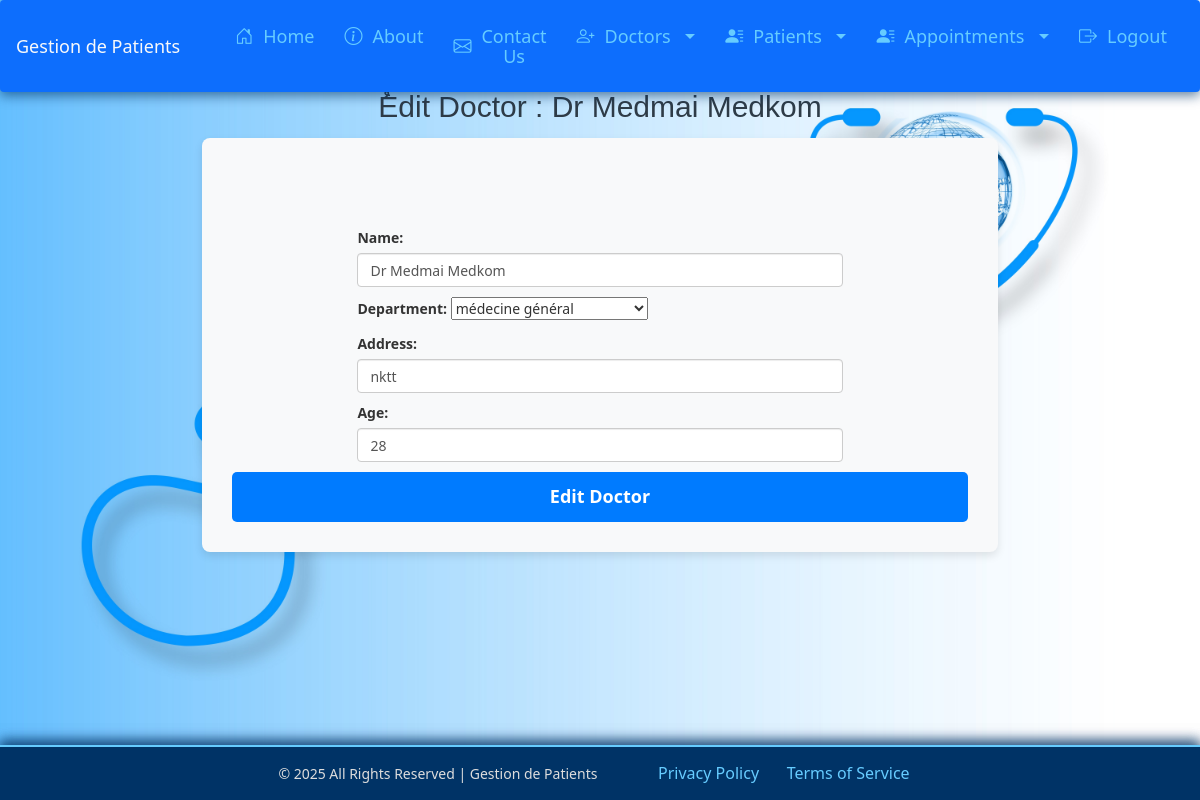
Page /edit_doctor/1/ (signed in) on the committed database.
### Gpatient/models.py (models this page shows, shortened)
class Doctor(models.Model):
    Name = models.CharField(max_length=100)
    department = models.ForeignKey(Department, on_delete=models.CASCADE)
    address = models.CharField(max_length=200)
    age = models.IntegerField()

### Gpatient/views.py (the view)
# urls.py: path('edit_doctor/<int:pid>/', views.edit_doctor, name='edit_doctor'),
@login_required
def edit_doctor(request, pid):
    if not request.user.is_staff:
        return redirect('login')
    doctor = get_object_or_404(Doctor, pk=pid)
    if request.method == 'POST':
        form = DoctorForm(request.POST, instance=doctor)
        if form.is_valid():
            form.save()
            messages.success(request, f"Doctor {doctor.Name} has been updated successfully!")
            return redirect('view_doctor')
    else:
        form = DoctorForm(instance=doctor)
    return render(request, 'doctors/edit_doctor.html', {'form': form, 'doctor': doctor})

### Gpatient/forms.py
class DoctorForm(forms.ModelForm):
    department = forms.ModelChoiceField(
        queryset=Department.objects.all(),
        required=True,
        empty_label="choisie une de partements"
    )
    class Meta:
        model = Doctor
        fields = ['Name', 'department', 'address', 'age']
    def __init__(self, *args, **kwargs):
        super().__init__(*args, **kwargs)
        self.fields['Name'].widget.attrs.update({'class': 'form-control'})
        self.fields['address'].widget.attrs.update({'class': 'form-control'})
        self.fields['age'].widget.attrs.update({'class': 'form-control'})

### Gpatient/models.py (called while the page is built)
    def __str__(self):
        return self.name

### Gpatient/templates/doctors/edit_doctor.html (shortened to what this page needs)
{% include "base.html" %}
{% load static %}
{% include "navbar.html" %}
{%block content%}
<div class="container" style="margin-top:60px;">
    <h2 class="text-center mb-4" style="font-family: Arial, sans-serif; color: #2e3b47;">ُEdit Doctor : {{ doctor.Name }}</h2>
    <form method="POST" style="background-color: #f8f9fa; padding: 30px; border-radius: 8px; box-shadow: 0 4px 8px rgba(0, 0, 0, 0.1);">
       <div class="container" style="margin-top:60px;">
         {{ form.as_p }}
       </div>
        <button type="submit" class="btn btn-primary w-100" value="submit" style="background-color: #007bff; border: none; padding: 12px; font-size: 18px; font-weight: bold; border-radius: 5px;">Edit Doctor</button>
    </form>
</div>
    {% include "footer.html" %}
{%endblock content%}
{% include "footer.html" %}

### Gpatients/static/css/mystyle.css (style rules this page uses)
body { font-family: Arial, sans-serif; margin: 0; padding: 0; }
.container { width: 70%; margin: 0 auto; }

### Gpatients/static/css/css.css (style rules this page uses)
body { font-family: 'Segoe UI', Tahoma, Geneva, Verdana, sans-serif; margin: 0; padding: 0; background-image: url("/static/img/ho3.jpg"); background-repeat: no-repeat; background-position: center center; background-size: cover; position: relative; }
.btn-primary { background-color: #28a745; padding: 12px 25px; font-size: 18px; border-radius: 30px; transition: background 0.3s ease; }

### Gpatient/templates/footer.html (style rules this page uses)
body { margin: 0; font-family: 'Segoe UI', Tahoma, Geneva, Verdana, sans-serif; display: flex; flex-direction: column; min-height: 90vh; }

### rows in the picture
Doctor: Name "Dr Medmai Medkom", department "médecine général", address "nktt", age "28"
